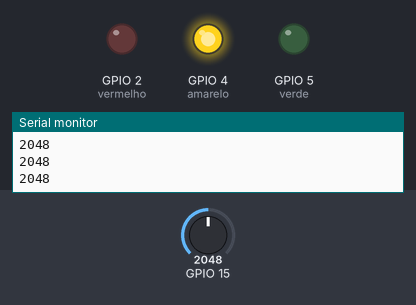
A sketch run on a simulated ESP32. Parts: output pins drawn as LEDs (lit = HIGH), the last lines printed to the serial monitor. The inputs (shaded band) are chosen by the test bench; at power-on: GPIO 15 = 2048.

Above: at 1.2 s.
1.3 s: GPIO 15 set to 1723
2.8 s: GPIO 15 set to 1582
At 3.9 s:
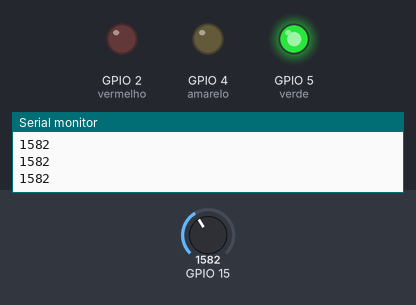
4.3 s: GPIO 15 set to 2490
At 5.3 s:
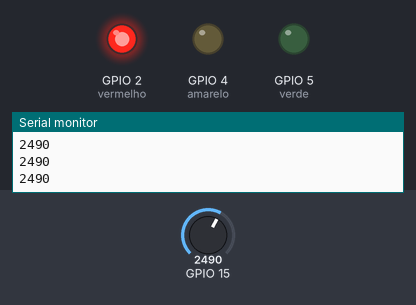
5.8 s: GPIO 15 set to 2387
At 6.4 s:
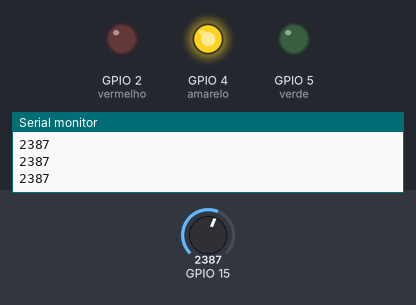
7.3 s: GPIO 15 set to 2866
At 8.7 s:
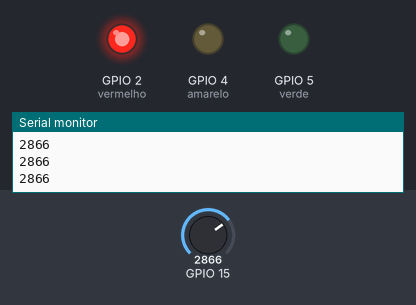
Timing chart, 0 to 9.8 s (numbered marks = the images above; inputs shaded):
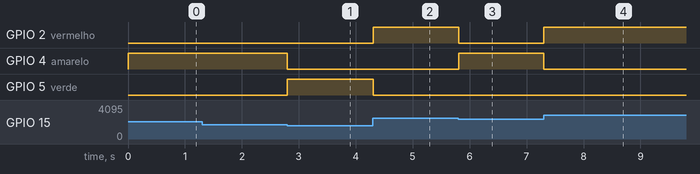

The sketch:

Leds_potenciometro.ino
```cpp
// PROJETO 1 - APRESENTAÇÃO CUSTÓDIA

// Materiais:  [Leds - Potenciômetro - jumpers - resistores de 1k - protoboard -esp32]
// Atenção: Verificar quais saidas operam em sinal analógico, para uso do potenciômetro

int vermelho = 2;
int amarelo = 4;
int verde = 5;

void setup() //Informa ao ESP32 os parâmetros iniciais no qual ele vai trabalhar
{
  Serial.begin(9600); //Serve para habilitar os dados fornecido no monitor serial.
  // Declarando quais pinos vamos usar e que são pinos de saida de dados.
  pinMode(amarelo,OUTPUT);
  pinMode(verde,OUTPUT);
  pinMode(vermelho ,OUTPUT);
}
void loop()// É a função de ciclo do ESP32, destinada para as ações desejadas.
{
  Serial.println(analogRead(15)); // função para mostrar no monitor serial os dados enviados pelo potenciômetro.

  if (analogRead(15) <1650){ //Se o ponteiro estiver abaixo de 40% do total -- > Acender o led verde.
    digitalWrite(verde, HIGH);
    digitalWrite(amarelo, LOW);
    digitalWrite(vermelho, LOW);
  }
  else if(analogRead(15) >1650 && analogRead(15) < 2450 ){ // Se o ponteiro estiver entre 40% e 60% do total -- > Acender o led Amarelo.
  	digitalWrite(amarelo, HIGH);
    digitalWrite(verde, LOW);
    digitalWrite(vermelho, LOW);
  }
  else if(analogRead(15) > 2450 ){  // Se o ponteiro estiver acima de 60% do total -- > Acender o led vermelho.
    digitalWrite(vermelho, HIGH);
    digitalWrite(amarelo, LOW);
    digitalWrite(verde, LOW);
  }
};
```

Measured:
- the behaviour switches between 1650 and 1649 on GPIO 15 (found by bisection; images 0 and 1)
- the behaviour switches between 2450 and 2449 on GPIO 15 (found by bisection; images 2 and 3)
- after the input at 2.8 s, GPIO 4 (amarelo): HIGH → LOW at once; GPIO 5 (verde): LOW → HIGH at once
- after the input at 4.3 s, GPIO 2 (vermelho): LOW → HIGH at once; GPIO 5 (verde): HIGH → LOW at once
- after the input at 5.8 s, GPIO 2 (vermelho): HIGH → LOW at once; GPIO 4 (amarelo): LOW → HIGH at once
- after the input at 7.3 s, GPIO 2 (vermelho): LOW → HIGH at once; GPIO 4 (amarelo): HIGH → LOW at once
